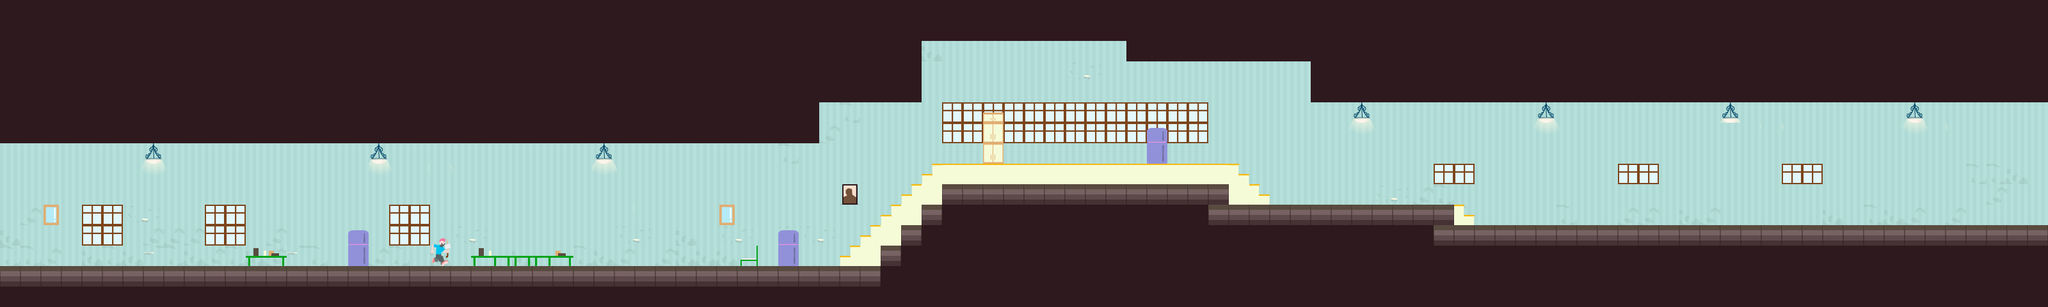

Below is a game level as drawn by its tile map, then a one-line description and the .tmx that defines it (tile-layer data replaced by summaries):
An orthogonal 100x15 tile map with 32x32 px tiles, 3 tile layers (Background, Furniture, Lights).

<map version="1.0" orientation="orthogonal" width="100" height="15" tilewidth="32" tileheight="32">
 <tileset firstgid="1" name="bedroom-roman" tilewidth="32" tileheight="32">
  <image source="../sprites/bedroom-roman.png" width="224" height="256" />
 </tileset>
 <layer name="Background" width="100" height="15">
  <data>[1500 cells, 1500 non-empty, 13 distinct tile ids]</data>
 </layer>
 <layer name="Furniture" width="100" height="15">
  <data>[1500 cells, 117 non-empty, 21 distinct tile ids]</data>
 </layer>
 <layer name="Lights" width="100" height="15">
  <data>[1500 cells, 12 non-empty, 6 distinct tile ids]</data>
 </layer>
</map>